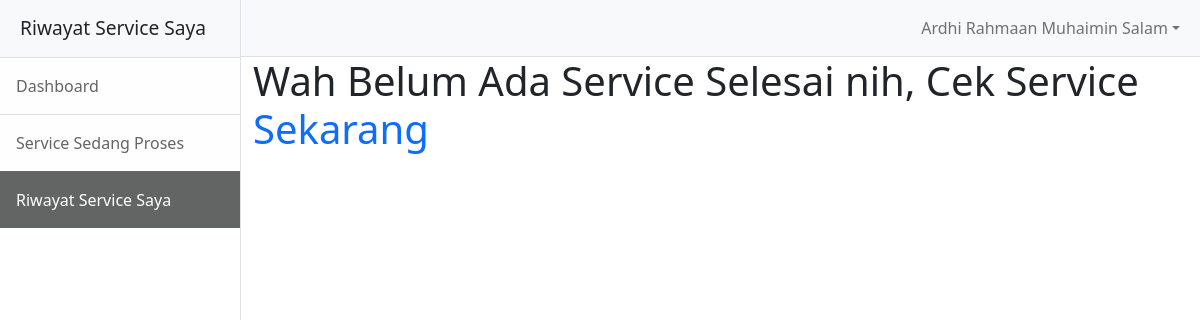
/pelanggan/historyservice.php (signed in), run on an earlier commit of the app's database.
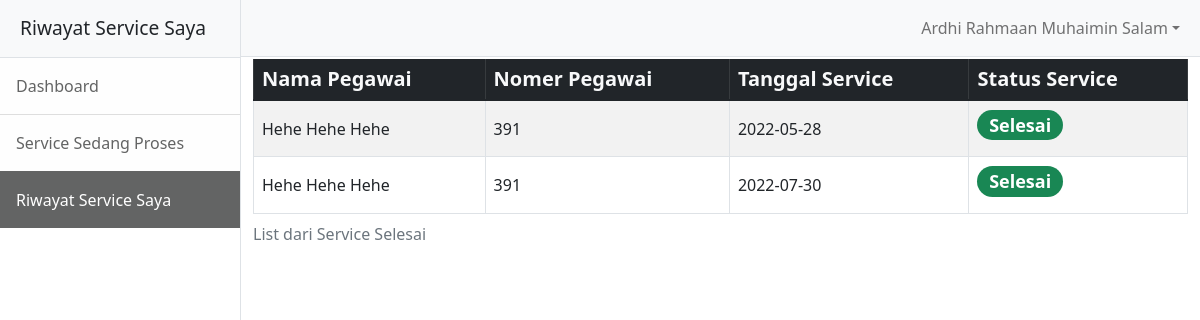
And on a later commit of the database.
### tables this page shows
CREATE TABLE `service` (
  `id_service` int(11) NOT NULL,
  `id_pelanggan` int(11) NOT NULL,
  `id_pegawai` int(11) NOT NULL,
  `tanggal_service` date NOT NULL,
  `status_service` enum('proses','selesai') NOT NULL
);

CREATE TABLE `pegawai` (
  `id_pegawai` int(11) NOT NULL,
  `nama_pegawai` varchar(50) NOT NULL,
  `username` varchar(50) NOT NULL,
  `password` varchar(50) NOT NULL,
  `no_telpon_pegawai` varchar(15) NOT NULL,
  `alamat_pegawai` text NOT NULL,
  `role` enum('admin','teknisi') NOT NULL,
  `status_pegawai` enum('admin','longgar','kerja') NOT NULL
);

### pelanggan/historyservice.php (the view, shortened to what this page needs)
<?php
if ($_SESSION['nama_pelanggan'] !== null) {
  include '../conn.php';
  $title = "Riwayat Service Saya";
  $id = $_SESSION['id_pelanggan'];
  $queryriwayatservice = "SELECT pegawai.nama_pegawai, pegawai.no_telpon_pegawai, pegawai.status_pegawai, service.tanggal_service, service.status_service, pegawai.status_pegawai FROM service JOIN pegawai ON service.id_pegawai = pegawai.id_pegawai JOIN pelanggan ON service.id_pelanggan = pelanggan.id_pelanggan WHERE service.status_service = 'selesai' AND service.id_pelanggan = $id ";
  $exec = mysqli_query($conn, $queryriwayatservice);
  $jumlahdata = mysqli_num_rows($exec);
  if ($jumlahdata > 0) {
    $getAllData = mysqli_fetch_all($exec, MYSQLI_ASSOC);
  } else {
    $pesan = "Wah Belum Ada Service Selesai nih, Cek Service <a class='text-decoration-none' href='serviceberjalan.php' >Sekarang </a>";
  }
}
?>
<?php if ($_SESSION['nama_pelanggan'] !== null) : ?>
  <!DOCTYPE html>
  <html lang="en">
  <head>
    <link href="../assets/css/bootstrap.css" rel="stylesheet" />
  </head>
  <body>
    <div class="d-flex" id="wrapper">
      <div class="border-end bg-white" id="sidebar-wrapper">
        <div class="sidebar-heading border-bottom bg-light"><?= $title ?></div>
        <div class="list-group list-group-flush">
          <a class="list-group-item list-group-item-action list-group-item-light p-3 <?= ($title === "Pesan Jasa Service") ? 'active' : ''; ?>" href="dashboard.php">Dashboard</a>
          <a class="list-group-item list-group-item-action list-group-item-light p-3 <?= ($title === "Service Sedang Proses") ? 'active' : ''; ?>" href="serviceberjalan.php">Service Sedang Proses</a>
          <a class="list-group-item list-group-item-action list-group-item-light p-3 <?= ($title === "Riwayat Service Saya") ? 'active' : ''; ?>" href="historyservice.php">Riwayat Service Saya</a>
        </div>
      </div>
      <div id="page-content-wrapper">
        <nav class="navbar navbar-expand-sm navbar-light bg-light border-bottom">
          <div class="container-fluid">
            <div class="collapse navbar-collapse" id="navbarSupportedContent">
              <ul class="navbar-nav ms-auto mt-2 mt-lg-0">
                <li class="nav-item dropdown">
                  <a class="nav-link dropdown-toggle" id="navbarDropdown" href="#" role="button" data-bs-toggle="dropdown" aria-haspopup="true" aria-expanded="false"><?= $_SESSION['nama_pelanggan'] ?></a>
                </li>
              </ul>
            </div>
          </div>
        </nav>
        <div class="container">
          <?php if ($jumlahdata > 0) : ?>
            <div class="table-responsive">
              <table class="table table-bordered table-striped table-hover">
                <caption>List dari Service Selesai</caption>
                <thead class="table-dark">
                  <tr class="text-light h5">
                    <th scope="col">Nama Pegawai</th>
                    <th scope="col">Nomer Pegawai</th>
                    <th scope="col">Tanggal Service</th>
                    <th scope="col">Status Service</th>
                  </tr>
                </thead>
                <tbody>
                  <?php foreach ($getAllData as $t) : ?>
                    <tr class="text-dark align-middle text-capitalize">
                      <td><?= $t['nama_pegawai'] ?></td>
                      <td><?= $t['no_telpon_pegawai'] ?></td>
                      <td><?= $t['tanggal_service'] ?></td>
                      <td>
                        <h4>
                          <?= ($t['status_service'] === 'selesai') ? '<span class="badge badge-lg rounded-pill bg-success text-capitalize">Selesai</span>' : ''; ?>
                        </h4>
                      </td>
                    </tr>
                  <?php endforeach ?>
                </tbody>
              </table>
            </div>
          <?php else : ?>
            <h1> <?= $pesan; ?> </h1>
          <?php endif ?>
        </div>
      </div>
    </div>
  </body>
  </html>
<?php else: ?>
  <?php header("location:index.php") ?>
<?php endif ?>

What changed in the data, as far as the page shows it:
added service: id_pegawai.nama_pegawai "Hehe Hehe Hehe", id_pegawai.no_telpon_pegawai "391", tanggal_service "2022-05-28", status_service "Selesai"
added service: id_pegawai.nama_pegawai "Hehe Hehe Hehe", id_pegawai.no_telpon_pegawai "391", tanggal_service "2022-07-30", status_service "Selesai"
Also different on the page:
text no longer shown: "Wah Belum Ada Service Selesai nih, Cek Service Sekarang"
text now shown: "List dari Service Selesai Nama Pegawai Nomer Pegawai Tanggal Service Status Service"
